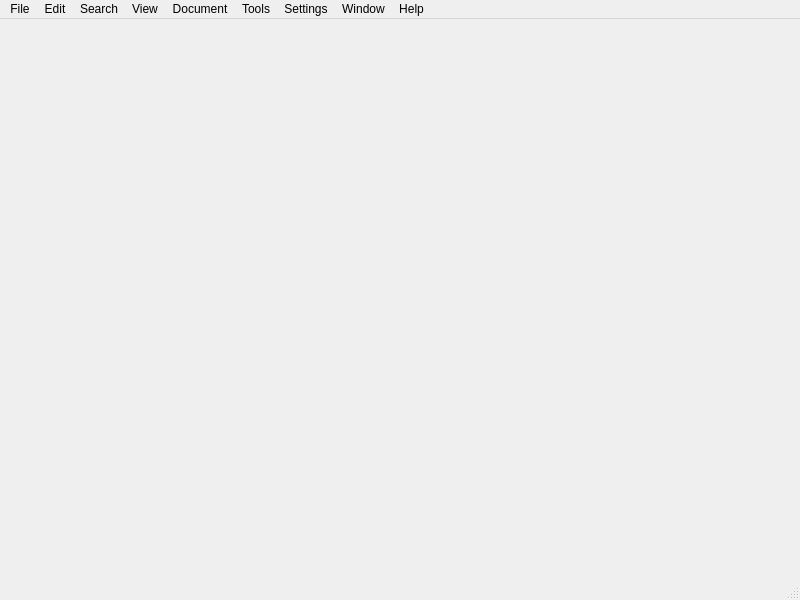
<?xml version="1.0" encoding="UTF-8"?>
<ui version="4.0">
 <class>MainWindow</class>
 <widget class="QMainWindow" name="MainWindow">
  <property name="geometry">
   <rect>
    <x>0</x>
    <y>0</y>
    <width>800</width>
    <height>600</height>
   </rect>
  </property>
  <property name="windowTitle">
   <string/>
  </property>
  <property name="iconSize">
   <size>
    <width>32</width>
    <height>32</height>
   </size>
  </property>
  <widget class="QWidget" name="centralwidget"/>
  <widget class="QMenuBar" name="menubar">
   <property name="geometry">
    <rect>
     <x>0</x>
     <y>0</y>
     <width>800</width>
     <height>29</height>
    </rect>
   </property>
   <widget class="QMenu" name="menuFile">
    <property name="title">
     <string>File</string>
    </property>
    <addaction name="actionNew"/>
    <addaction name="actionOpen"/>
    <addaction name="separator"/>
    <addaction name="actionOpen_PresetFolder"/>
    <addaction name="actionOpen_RecentFolder"/>
    <addaction name="actionOpen_RelatedFile"/>
    <addaction name="actionReload"/>
    <addaction name="separator"/>
    <addaction name="actionClose"/>
    <addaction name="actionClose_All"/>
    <addaction name="separator"/>
    <addaction name="actionSave"/>
    <addaction name="actionSave_As"/>
    <addaction name="actionSave_All"/>
    <addaction name="separator"/>
    <addaction name="actionPrint"/>
    <addaction name="actionPrint_Preview"/>
    <addaction name="actionPrint_Pdf"/>
    <addaction name="separator"/>
    <addaction name="actionExit"/>
   </widget>
   <widget class="QMenu" name="menuEdit">
    <property name="title">
     <string>Edit</string>
    </property>
    <widget class="QMenu" name="menuSelect">
     <property name="title">
      <string>Select</string>
     </property>
     <addaction name="actionSelect_All"/>
     <addaction name="actionSelect_Block"/>
     <addaction name="actionSelect_Line"/>
     <addaction name="actionSelect_Word"/>
    </widget>
    <widget class="QMenu" name="menuChange_Case">
     <property name="title">
      <string>Change Case</string>
     </property>
     <addaction name="actionCase_Upper"/>
     <addaction name="actionCase_Lower"/>
     <addaction name="actionCase_Cap"/>
    </widget>
    <widget class="QMenu" name="menuAdvanced">
     <property name="title">
      <string>Advanced</string>
     </property>
     <addaction name="actionIndent_Incr"/>
     <addaction name="actionIndent_Decr"/>
     <addaction name="separator"/>
     <addaction name="actionDelete_Line"/>
     <addaction name="actionDelete_EOL"/>
    </widget>
    <addaction name="actionUndo"/>
    <addaction name="actionRedo"/>
    <addaction name="separator"/>
    <addaction name="actionCut"/>
    <addaction name="actionCopy"/>
    <addaction name="actionPaste"/>
    <addaction name="separator"/>
    <addaction name="menuSelect"/>
    <addaction name="menuChange_Case"/>
    <addaction name="menuAdvanced"/>
    <addaction name="separator"/>
    <addaction name="actionInsert_Date"/>
    <addaction name="actionInsert_Time"/>
    <addaction name="actionInsert_Symbol"/>
    <addaction name="separator"/>
    <addaction name="actionColumn_Mode"/>
   </widget>
   <widget class="QMenu" name="menuSettings">
    <property name="title">
     <string>Settings</string>
    </property>
    <addaction name="actionColors"/>
    <addaction name="actionFonts"/>
    <addaction name="actionOptions"/>
    <addaction name="actionPresetFolders"/>
    <addaction name="actionPrintOptions"/>
    <addaction name="separator"/>
    <addaction name="actionMove_ConfigFile"/>
    <addaction name="actionSave_ConfigFile"/>
   </widget>
   <widget class="QMenu" name="menuHelp">
    <property name="title">
     <string>Help</string>
    </property>
    <addaction name="actionDiamond_Help"/>
    <addaction name="actionAbout"/>
   </widget>
   <widget class="QMenu" name="menuSearch">
    <property name="title">
     <string>Search</string>
    </property>
    <addaction name="actionFind"/>
    <addaction name="actionReplace"/>
    <addaction name="separator"/>
    <addaction name="actionFind_Next"/>
    <addaction name="actionFind_Prev"/>
    <addaction name="separator"/>
    <addaction name="actionAdv_Find"/>
    <addaction name="separator"/>
    <addaction name="actionGo_Line"/>
    <addaction name="actionGo_Column"/>
    <addaction name="actionGo_Top"/>
    <addaction name="actionGo_Bottom"/>
   </widget>
   <widget class="QMenu" name="menuView">
    <property name="title">
     <string>View</string>
    </property>
    <addaction name="actionLine_Highlight"/>
    <addaction name="actionLine_Numbers"/>
    <addaction name="actionWord_Wrap"/>
    <addaction name="separator"/>
    <addaction name="actionShow_Spaces"/>
    <addaction name="actionShow_Breaks"/>
    <addaction name="separator"/>
    <addaction name="actionDisplay_HTML"/>
   </widget>
   <widget class="QMenu" name="menuDocument">
    <property name="title">
     <string>Document</string>
    </property>
    <widget class="QMenu" name="menuFile_Format">
     <property name="title">
      <string>File Format</string>
     </property>
     <addaction name="actionFormat_Unix"/>
     <addaction name="actionFormat_Win"/>
    </widget>
    <widget class="QMenu" name="menuSyntax_Type">
     <property name="title">
      <string>Syntax Type</string>
     </property>
     <addaction name="separator"/>
     <addaction name="actionSyn_C"/>
     <addaction name="actionSyn_CMake"/>
     <addaction name="actionSyn_Clipper"/>
     <addaction name="actionSyn_Css"/>
     <addaction name="actionSyn_Doxy"/>
     <addaction name="actionSyn_ErrorLog"/>
     <addaction name="actionSyn_Html"/>
     <addaction name="actionSyn_Java"/>
     <addaction name="actionSyn_Javascript"/>
     <addaction name="actionSyn_Json"/>
     <addaction name="actionSyn_Makefile"/>
     <addaction name="actionSyn_Nsis"/>
     <addaction name="actionSyn_Text"/>
     <addaction name="actionSyn_Shell"/>
     <addaction name="actionSyn_Perl"/>
     <addaction name="actionSyn_PHP"/>
     <addaction name="actionSyn_Python"/>
     <addaction name="separator"/>
     <addaction name="actionSyn_None"/>
    </widget>
    <addaction name="menuSyntax_Type"/>
    <addaction name="menuFile_Format"/>
    <addaction name="separator"/>
    <addaction name="actionFix_Tab_Spaces"/>
    <addaction name="actionFix_Spaces_Tab"/>
    <addaction name="separator"/>
    <addaction name="actionDeleteEOL_Spaces"/>
   </widget>
   <widget class="QMenu" name="menuWindow">
    <property name="title">
     <string>Window</string>
    </property>
    <addaction name="actionTab_New"/>
    <addaction name="actionTab_Close"/>
    <addaction name="separator"/>
    <addaction name="actionSplit_Horizontal"/>
    <addaction name="actionSplit_Vertical"/>
   </widget>
   <widget class="QMenu" name="menuTools">
    <property name="title">
     <string>Tools</string>
    </property>
    <addaction name="actionMacro_Start"/>
    <addaction name="actionMacro_Stop"/>
    <addaction name="actionMacro_Play"/>
    <addaction name="separator"/>
    <addaction name="actionMacro_Load"/>
    <addaction name="actionMacro_EditNames"/>
    <addaction name="separator"/>
    <addaction name="actionSpell_Check"/>
   </widget>
   <addaction name="menuFile"/>
   <addaction name="menuEdit"/>
   <addaction name="menuSearch"/>
   <addaction name="menuView"/>
   <addaction name="menuDocument"/>
   <addaction name="menuTools"/>
   <addaction name="menuSettings"/>
   <addaction name="menuWindow"/>
   <addaction name="menuHelp"/>
  </widget>
  <widget class="QStatusBar" name="statusbar"/>
  <action name="actionNew">
   <property name="text">
    <string>New</string>
   </property>
   <property name="toolTip">
    <string>New file in Current Tab</string>
   </property>
  </action>
  <action name="actionOpen">
   <property name="text">
    <string>Open...</string>
   </property>
   <property name="toolTip">
    <string>Open File</string>
   </property>
  </action>
  <action name="actionSave">
   <property name="text">
    <string>Save </string>
   </property>
   <property name="toolTip">
    <string>Save File</string>
   </property>
  </action>
  <action name="actionSave_As">
   <property name="text">
    <string>Save As...</string>
   </property>
   <property name="toolTip">
    <string>Save File with new Name</string>
   </property>
  </action>
  <action name="actionClose">
   <property name="text">
    <string>Close</string>
   </property>
   <property name="toolTip">
    <string>Close File</string>
   </property>
  </action>
  <action name="actionCut">
   <property name="text">
    <string>Cut</string>
   </property>
  </action>
  <action name="actionCopy">
   <property name="text">
    <string>Copy</string>
   </property>
   <property name="toolTip">
    <string>Copy</string>
   </property>
  </action>
  <action name="actionPaste">
   <property name="text">
    <string>Paste</string>
   </property>
  </action>
  <action name="actionColors">
   <property name="text">
    <string>Colors</string>
   </property>
   <property name="toolTip">
    <string>Set Colors</string>
   </property>
  </action>
  <action name="actionAbout">
   <property name="text">
    <string>About</string>
   </property>
   <property name="toolTip">
    <string>About Diamond Editor</string>
   </property>
  </action>
  <action name="actionDiamond_Help">
   <property name="text">
    <string>Diamond Help</string>
   </property>
  </action>
  <action name="actionTab_New">
   <property name="text">
    <string>New Tab</string>
   </property>
  </action>
  <action name="actionMacro_Start">
   <property name="text">
    <string>Begin Macro Recording</string>
   </property>
   <property name="toolTip">
    <string>Begin Recording Macro</string>
   </property>
  </action>
  <action name="actionMacro_Stop">
   <property name="text">
    <string>End Macro Recording</string>
   </property>
   <property name="toolTip">
    <string>End Recording Macro</string>
   </property>
  </action>
  <action name="actionMacro_Play">
   <property name="text">
    <string>Play Macro</string>
   </property>
  </action>
  <action name="actionFonts">
   <property name="text">
    <string>Fonts</string>
   </property>
  </action>
  <action name="actionFormat_Win">
   <property name="text">
    <string>Windows Format (CR/LF)</string>
   </property>
  </action>
  <action name="actionFormat_Unix">
   <property name="text">
    <string>Unix Format (LF Only)</string>
   </property>
  </action>
  <action name="actionFormat_Mac">
   <property name="text">
    <string>Mac (old) Format (CR Only)</string>
   </property>
  </action>
  <action name="actionSyn_C">
   <property name="text">
    <string>C / C++</string>
   </property>
  </action>
  <action name="actionSyn_Perl">
   <property name="text">
    <string>Perl</string>
   </property>
  </action>
  <action name="actionSyn_Css">
   <property name="text">
    <string>CSS</string>
   </property>
  </action>
  <action name="actionSyn_Text">
   <property name="text">
    <string>Plain Text</string>
   </property>
  </action>
  <action name="actionSyn_Default">
   <property name="text">
    <string>Default</string>
   </property>
  </action>
  <action name="actionSyn_Html">
   <property name="text">
    <string>HTML</string>
   </property>
  </action>
  <action name="actionSyn_Doxy">
   <property name="text">
    <string>DoxyPress</string>
   </property>
  </action>
  <action name="actionSyn_Java">
   <property name="text">
    <string>Java </string>
   </property>
  </action>
  <action name="actionSyn_Makefile">
   <property name="text">
    <string>Makefile</string>
   </property>
  </action>
  <action name="actionSyn_Shell">
   <property name="text">
    <string>Shell Script</string>
   </property>
  </action>
  <action name="actionSyn_Javascript">
   <property name="text">
    <string>JavaScript</string>
   </property>
  </action>
  <action name="actionClose_All">
   <property name="text">
    <string>Close All</string>
   </property>
   <property name="toolTip">
    <string>Close all open Files</string>
   </property>
  </action>
  <action name="actionReload">
   <property name="text">
    <string>Reload</string>
   </property>
   <property name="toolTip">
    <string>Reload current File</string>
   </property>
   <property name="shortcutContext">
    <enum>Qt::WindowShortcut</enum>
   </property>
  </action>
  <action name="actionSave_All">
   <property name="text">
    <string>Save All</string>
   </property>
   <property name="toolTip">
    <string>Save all open Files</string>
   </property>
  </action>
  <action name="actionPrint">
   <property name="text">
    <string>Print</string>
   </property>
  </action>
  <action name="actionPrint_Preview">
   <property name="text">
    <string>Print Preview</string>
   </property>
  </action>
  <action name="actionPrint_Pdf">
   <property name="text">
    <string>Print Pdf</string>
   </property>
  </action>
  <action name="actionExit">
   <property name="text">
    <string>Exit</string>
   </property>
   <property name="toolTip">
    <string>Exit Diamond Editor</string>
   </property>
  </action>
  <action name="actionUndo">
   <property name="text">
    <string>Undo</string>
   </property>
  </action>
  <action name="actionRedo">
   <property name="text">
    <string>Redo</string>
   </property>
  </action>
  <action name="actionInsert_Date">
   <property name="text">
    <string>Insert Date</string>
   </property>
  </action>
  <action name="actionColumn_Mode">
   <property name="text">
    <string>Column Mode</string>
   </property>
  </action>
  <action name="actionFind">
   <property name="text">
    <string>Find...</string>
   </property>
  </action>
  <action name="actionReplace">
   <property name="text">
    <string>Replace...</string>
   </property>
  </action>
  <action name="actionFind_Next">
   <property name="text">
    <string>Find Next</string>
   </property>
  </action>
  <action name="actionFind_Prev">
   <property name="text">
    <string>Find Previous</string>
   </property>
  </action>
  <action name="actionAdv_Find">
   <property name="text">
    <string>Advanced Find...</string>
   </property>
  </action>
  <action name="actionGo_Line">
   <property name="text">
    <string>Go to Line</string>
   </property>
  </action>
  <action name="actionGo_Column">
   <property name="text">
    <string>Go to Column</string>
   </property>
  </action>
  <action name="actionLine_Numbers">
   <property name="checkable">
    <bool>false</bool>
   </property>
   <property name="text">
    <string>Line Numbers</string>
   </property>
   <property name="toolTip">
    <string>Show Line Numbers</string>
   </property>
  </action>
  <action name="actionOptions">
   <property name="text">
    <string>Options / Hot Keys</string>
   </property>
   <property name="toolTip">
    <string>Configure Options</string>
   </property>
  </action>
  <action name="actionSpell_Check">
   <property name="text">
    <string>Spell Check</string>
   </property>
  </action>
  <action name="actionShow_Tabs">
   <property name="text">
    <string>Show Tabs *</string>
   </property>
  </action>
  <action name="actionShow_Breaks">
   <property name="text">
    <string>Show Line Breaks</string>
   </property>
  </action>
  <action name="actionShow_Spaces">
   <property name="text">
    <string>Show Tab &amp;&amp; Spaces</string>
   </property>
  </action>
  <action name="actionShow_Spaces_EOL">
   <property name="text">
    <string>Show Spaces EOL *</string>
   </property>
   <property name="toolTip">
    <string>Show Spaces at end of line</string>
   </property>
  </action>
  <action name="actionFix_Tab_Spaces">
   <property name="text">
    <string>Convert Tabs to Spaces</string>
   </property>
  </action>
  <action name="actionFix_Spaces_Tab">
   <property name="text">
    <string>Convert Spaces to Tabs</string>
   </property>
  </action>
  <action name="actionDeleteEOL_Spaces">
   <property name="text">
    <string>Remove Trailing Spaces</string>
   </property>
   <property name="toolTip">
    <string>Remove Trailing Spaces at end of line</string>
   </property>
  </action>
  <action name="actionTab_Close">
   <property name="text">
    <string>Close Tab</string>
   </property>
  </action>
  <action name="actionSelect_Macro">
   <property name="text">
    <string>Select Macro</string>
   </property>
  </action>
  <action name="actionLine_Highlight">
   <property name="text">
    <string>Line Highlight</string>
   </property>
   <property name="toolTip">
    <string>Highlight current line</string>
   </property>
  </action>
  <action name="actionGo_Top">
   <property name="text">
    <string>Go Top</string>
   </property>
   <property name="toolTip">
    <string>Go to the top of the file</string>
   </property>
  </action>
  <action name="actionSelect_All">
   <property name="text">
    <string>All</string>
   </property>
  </action>
  <action name="actionSelect_Line">
   <property name="text">
    <string>Line</string>
   </property>
  </action>
  <action name="actionCase_Upper">
   <property name="text">
    <string>Upper Case</string>
   </property>
  </action>
  <action name="actionCase_Lower">
   <property name="text">
    <string>Lower Case</string>
   </property>
  </action>
  <action name="actionCase_Cap">
   <property name="text">
    <string>Capitalize</string>
   </property>
  </action>
  <action name="actionInsert_Symbol">
   <property name="text">
    <string>Insert Symbol</string>
   </property>
  </action>
  <action name="actionIndent_Incr">
   <property name="text">
    <string>Increase Indent</string>
   </property>
  </action>
  <action name="actionIndent_Decr">
   <property name="text">
    <string>Decrease Indent</string>
   </property>
  </action>
  <action name="actionSelect_Block">
   <property name="text">
    <string>Block</string>
   </property>
  </action>
  <action name="actionSelect_Word">
   <property name="text">
    <string>Word</string>
   </property>
  </action>
  <action name="actionSyn_Clipper">
   <property name="text">
    <string>Clipper</string>
   </property>
  </action>
  <action name="actionInsert_Time">
   <property name="text">
    <string>Insert Time</string>
   </property>
  </action>
  <action name="actionSyn_Json">
   <property name="text">
    <string>Json</string>
   </property>
  </action>
  <action name="actionSyn_Python">
   <property name="text">
    <string>Python</string>
   </property>
  </action>
  <action name="actionSyn_PHP">
   <property name="text">
    <string>PHP</string>
   </property>
  </action>
  <action name="actionJoin_Lines">
   <property name="text">
    <string>Join Lines</string>
   </property>
  </action>
  <action name="actionSplit_Lines">
   <property name="text">
    <string>Split Lines</string>
   </property>
  </action>
  <action name="actionSyn_None">
   <property name="text">
    <string>None</string>
   </property>
  </action>
  <action name="actionMacro_Load">
   <property name="text">
    <string>Load Macro</string>
   </property>
  </action>
  <action name="actionMacro_SelectPlay">
   <property name="text">
    <string>Play Saved Macro</string>
   </property>
  </action>
  <action name="actionGo_Bottom">
   <property name="text">
    <string>Go Bottom</string>
   </property>
  </action>
  <action name="actionWord_Wrap">
   <property name="text">
    <string>Word Wrap</string>
   </property>
  </action>
  <action name="actionDisplay_HTML">
   <property name="text">
    <string>Display as HTML</string>
   </property>
  </action>
  <action name="actionSyn_Nsis">
   <property name="text">
    <string>Nsis</string>
   </property>
  </action>
  <action name="actionSave_Current_Macro">
   <property name="text">
    <string>Save Current Macro</string>
   </property>
  </action>
  <action name="actionDelete_EOL">
   <property name="text">
    <string>Delete to End of Line</string>
   </property>
  </action>
  <action name="actionPrintOptions">
   <property name="text">
    <string>Print Options</string>
   </property>
  </action>
  <action name="actionMacro_EditNames">
   <property name="text">
    <string>Edit Macro Names</string>
   </property>
  </action>
  <action name="actionOpen_RecentFolder">
   <property name="text">
    <string>Open From Recent Folder</string>
   </property>
  </action>
  <action name="actionDelete_Line">
   <property name="text">
    <string>Delete Line</string>
   </property>
  </action>
  <action name="actionSplit_Vertical">
   <property name="text">
    <string>Split Vertical</string>
   </property>
  </action>
  <action name="actionSplit_Horizontal">
   <property name="text">
    <string>Split Horizontal</string>
   </property>
  </action>
  <action name="actionMove_ConfigFile">
   <property name="text">
    <string>Move Configuration File</string>
   </property>
  </action>
  <action name="actionSave_ConfigFile">
   <property name="text">
    <string>Save Configuration File</string>
   </property>
  </action>
  <action name="actionOpen_RelatedFile">
   <property name="text">
    <string>Open Related Files</string>
   </property>
   <property name="toolTip">
    <string>Open Related Files</string>
   </property>
  </action>
  <action name="actionOpen_PresetFolder">
   <property name="text">
    <string>Open From Preset Folder</string>
   </property>
  </action>
  <action name="actionPresetFolders">
   <property name="text">
    <string>Preset Folders</string>
   </property>
  </action>
  <action name="actionSyn_ErrorLog">
   <property name="text">
    <string>Error Log</string>
   </property>
  </action>
  <action name="actionSyn_CMake">
   <property name="text">
    <string>CMake</string>
   </property>
  </action>
 </widget>
 <resources/>
 <connections/>
</ui>
